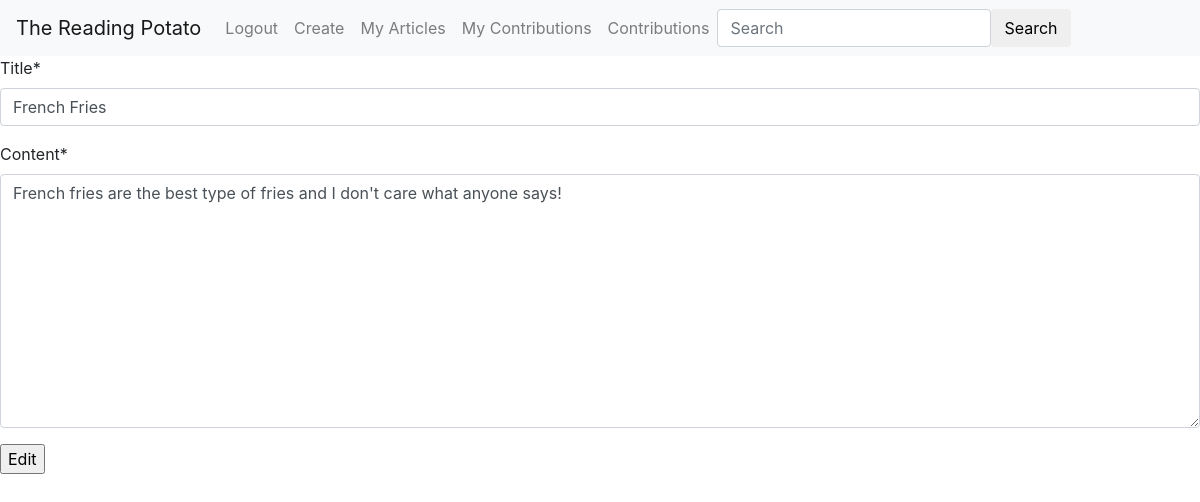
Page /main/edit/french-fries (signed in) on the committed database.
### main/models.py (models this page shows, shortened)
class Article(models.Model):
	title = models.CharField(max_length=250)
	content = models.TextField()
	author = models.ForeignKey(User, on_delete=models.CASCADE, related_name="articles")
	created_on = models.DateTimeField(auto_now_add=True)
	last_update = models.DateTimeField(auto_now=True)
	slug = models.SlugField(blank=True)

### main/views.py (the view)
# urls.py: path('edit/<article_slug>', views.edit_article, name="edit-article"),
def edit_article(request, article_slug):
	article = Article.objects.get(slug=article_slug)
	if article.author != request.user:
		return redirect('main:article-details', article_slug)
	form = ArticleForm(instance=article)
	if request.method == "POST":
		form = ArticleForm(request.POST, instance=article)
		if form.is_valid():
			form.save()
			return redirect('main:article-details', article_slug)
	context = {
		"form" : form,
		"article" : article
	}
	return render(request, 'edit_article.html', context)

### main/forms.py
class ArticleForm(forms.ModelForm):
	class Meta:
		model = Article
		fields = ['title', 'content']

### main/templates/edit_article.html (shortened to what this page needs)
{% extends "base.html" %}
{% load crispy_forms_tags %}
{% block content %}
    <form action="{% url 'main:edit-article' article.slug %}" method="POST">
        {{form|crispy}}
        <input type="submit" value="Edit">
    </form>
{% endblock content%}

### rows in the picture
Article: title "French Fries", content "French fries are the best type of fries and I don't care what anyone says!"
